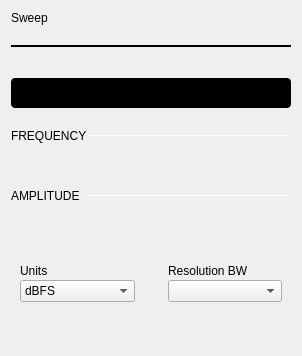
                 <widget class="QWidget" name="scrollAreaWidgetContents">
                  <property name="geometry">
                   <rect>
                    <x>0</x>
                    <y>0</y>
                    <width>298</width>
                    <height>356</height>
                   </rect>
                  </property>
                  <property name="sizePolicy">
                   <sizepolicy hsizetype="Preferred" vsizetype="Preferred">
                    <horstretch>0</horstretch>
                    <verstretch>0</verstretch>
                   </sizepolicy>
                  </property>
                  <layout class="QVBoxLayout" name="verticalLayout_16">
                   <item>
                    <layout class="QHBoxLayout" name="hLayout_title">
                     <property name="bottomMargin">
                      <number>14</number>
                     </property>
                     <item>
                      <widget class="QLabel" name="labelSettingsTitle">
                       <property name="text">
                        <string>Sweep</string>
                       </property>
                       <property name="general_settings_label" stdset="0">
                        <bool>true</bool>
                       </property>
                      </widget>
                     </item>
                     <item>
                      <spacer name="horizontalSpacer_7">
                       <property name="orientation">
                        <enum>Qt::Horizontal</enum>
                       </property>
                       <property name="sizeHint" stdset="0">
                        <size>
                         <width>0</width>
                         <height>10</height>
                        </size>
                       </property>
                      </spacer>
                     </item>
                    </layout>
                   </item>
                   <item>
                    <widget class="Line" name="lineSweepSettingsTitle">
                     <property name="minimumSize">
                      <size>
                       <width>0</width>
                       <height>2</height>
                      </size>
                     </property>
                     <property name="maximumSize">
                      <size>
                       <width>16777215</width>
                       <height>2</height>
                      </size>
                     </property>
                     <property name="frameShadow">
                      <enum>QFrame::Plain</enum>
                     </property>
                     <property name="lineWidth">
                      <number>2</number>
                     </property>
                     <property name="orientation">
                      <enum>Qt::Horizontal</enum>
                     </property>
                     <property name="blue_line" stdset="0">
                      <bool>true</bool>
                     </property>
                    </widget>
                   </item>
                   <item>
                    <spacer name="verticalSpacer_10">
                     <property name="orientation">
                      <enum>Qt::Vertical</enum>
                     </property>
                     <property name="sizeType">
                      <enum>QSizePolicy::Fixed</enum>
                     </property>
                     <property name="sizeHint" stdset="0">
                      <size>
                       <width>20</width>
                       <height>25</height>
                      </size>
                     </property>
                    </spacer>
                   </item>
                   <item>
                    <widget class="adiscope::CustomSwitch" name="logBtn">
                     <property name="styleSheet">
                      <string notr="true">QPushButton {
min-height: 30px;
max-height: 30px;
min-width: 280px;
max-width: 280px;
background-color: black;
border-radius: 4px;
}

QPushButton:disabled {
background-color: qlineargradient(spread:pad, x1:0.5, y1:0, x2:0.501, y2:0, stop:0 #727273, stop:1 #141416);
}

QWidget#handle {
min-height: 30px;
max-height: 30px;
min-width: 142px;
max-width: 142px;
background-color: #4a64ff;
border-radius: 2px;
}

QWidget#handle:disabled {
background-color: #aaaaaa;
}

QLabel {
margin-top: 6px;
background-color: transparent;
line-height: 19px;
}

QLabel#on {
margin-top: 0px;
min-height:30px;
max-height:30px;
min-width:140px;
max-width:140px;
qproperty-alignment: AlignCenter AlignCenter;
margin-left: 0px;
color: white;
}

QLabel#on:disabled {
color: rgba(255,255,255,102);
}

QLabel#off {
margin-top: 0px;
min-height:30px;
max-height:30px;
min-width:140px;
max-width:140px;
margin-left: 140px;
color: white;
qproperty-alignment: AlignCenter AlignCenter;
}

QLabel#off:disabled {
color: rgba(255,255,255,51);
}
</string>
                     </property>
                     <property name="text">
                      <string/>
                     </property>
                     <property name="leftText" stdset="0">
                      <string>Logarithmic</string>
                     </property>
                     <property name="rightText" stdset="0">
                      <string>Linear</string>
                     </property>
                     <property name="duration_ms" stdset="0">
                      <number>0</number>
                     </property>
                    </widget>
                   </item>
                   <item>
                    <layout class="QHBoxLayout" name="horizontalLayout_3">
                     <property name="spacing">
                      <number>0</number>
                     </property>
                     <property name="topMargin">
                      <number>15</number>
                     </property>
                     <item>
                      <widget class="QLabel" name="label_10">
                       <property name="sizePolicy">
                        <sizepolicy hsizetype="Maximum" vsizetype="Preferred">
                         <horstretch>0</horstretch>
                         <verstretch>0</verstretch>
                        </sizepolicy>
                       </property>
                       <property name="text">
                        <string>FREQUENCY </string>
                       </property>
                       <property name="subsection_label" stdset="0">
                        <bool>true</bool>
                       </property>
                      </widget>
                     </item>
                     <item>
                      <widget class="Line" name="line_3">
                       <property name="minimumSize">
                        <size>
                         <width>0</width>
                         <height>1</height>
                        </size>
                       </property>
                       <property name="maximumSize">
                        <size>
                         <width>16777215</width>
                         <height>1</height>
                        </size>
                       </property>
                       <property name="orientation">
                        <enum>Qt::Horizontal</enum>
                       </property>
                       <property name="subsection_line" stdset="0">
                        <bool>true</bool>
                       </property>
                      </widget>
                     </item>
                    </layout>
                   </item>
                   <item>
                    <layout class="QGridLayout" name="gridSweepControls">
                     <property name="leftMargin">
                      <number>0</number>
                     </property>
                     <property name="topMargin">
                      <number>15</number>
                     </property>
                     <property name="rightMargin">
                      <number>0</number>
                     </property>
                     <property name="bottomMargin">
                      <number>25</number>
                     </property>
                     <property name="spacing">
                      <number>15</number>
                     </property>
                    </layout>
                   </item>
                   <item>
                    <layout class="QHBoxLayout" name="horizontalLayout_5">
                     <property name="topMargin">
                      <number>0</number>
                     </property>
                     <item>
                      <widget class="QLabel" name="label_11">
                       <property name="sizePolicy">
                        <sizepolicy hsizetype="Maximum" vsizetype="Preferred">
                         <horstretch>0</horstretch>
                         <verstretch>0</verstretch>
                        </sizepolicy>
                       </property>
                       <property name="text">
                        <string>AMPLITUDE </string>
                       </property>
                       <property name="subsection_label" stdset="0">
                        <bool>true</bool>
                       </property>
                      </widget>
                     </item>
                     <item>
                      <widget class="Line" name="line_4">
                       <property name="minimumSize">
                        <size>
                         <width>0</width>
                         <height>1</height>
                        </size>
                       </property>
                       <property name="maximumSize">
                        <size>
                         <width>16777215</width>
                         <height>1</height>
                        </size>
                       </property>
                       <property name="orientation">
                        <enum>Qt::Horizontal</enum>
                       </property>
                       <property name="subsection_line" stdset="0">
                        <bool>true</bool>
                       </property>
                      </widget>
                     </item>
                    </layout>
                   </item>
                   <item>
                    <layout class="QGridLayout" name="gridLayout_5">
                     <property name="leftMargin">
                      <number>0</number>
                     </property>
                     <property name="topMargin">
                      <number>15</number>
                     </property>
                     <property name="rightMargin">
                      <number>0</number>
                     </property>
                     <property name="bottomMargin">
                      <number>0</number>
                     </property>
                     <property name="spacing">
                      <number>15</number>
                     </property>
                     <item row="1" column="0">
                      <widget class="QWidget" name="widget2" native="true">
                       <property name="sizePolicy">
                        <sizepolicy hsizetype="Preferred" vsizetype="Fixed">
                         <horstretch>0</horstretch>
                         <verstretch>0</verstretch>
                        </sizepolicy>
                       </property>
                       <layout class="QVBoxLayout" name="verticalLayout_5">
                        <property name="spacing">
                         <number>2</number>
                        </property>
                        <item>
                         <widget class="QLabel" name="lbl_units">
                          <property name="text">
                           <string>Units</string>
                          </property>
                         </widget>
                        </item>
                        <item>
                         <widget class="QComboBox" name="cmb_units">
                          <property name="sizePolicy">
                           <sizepolicy hsizetype="Preferred" vsizetype="Fixed">
                            <horstretch>0</horstretch>
                            <verstretch>0</verstretch>
                           </sizepolicy>
                          </property>
                          <item>
                           <property name="text">
                            <string>dBFS</string>
                           </property>
                          </item>
                         </widget>
                        </item>
                       </layout>
                      </widget>
                     </item>
                     <item row="1" column="1">
                      <widget class="QWidget" name="widget1" native="true">
                       <property name="sizePolicy">
                        <sizepolicy hsizetype="Preferred" vsizetype="Fixed">
                         <horstretch>0</horstretch>
                         <verstretch>0</verstretch>
                        </sizepolicy>
                       </property>
                       <layout class="QVBoxLayout" name="verticalLayout_9">
                        <property name="spacing">
                         <number>2</number>
                        </property>
                        <item>
                         <widget class="QLabel" name="lbl_rbw">
                          <property name="text">
                           <string>Resolution BW</string>
                          </property>
                         </widget>
                        </item>
                        <item>
                         <widget class="QComboBox" name="cmb_rbw"/>
                        </item>
                       </layout>
                      </widget>
                     </item>
                     <item row="0" column="0">
                      <widget class="QWidget" name="verticalWidget" native="true">
                       <property name="sizePolicy">
                        <sizepolicy hsizetype="Preferred" vsizetype="Preferred">
                         <horstretch>0</horstretch>
                         <verstretch>0</verstretch>
                        </sizepolicy>
                       </property>
                       <layout class="QVBoxLayout" name="verticalLayout_19">
                        <property name="topMargin">
                         <number>1</number>
                        </property>
                        <item>
                         <widget class="QStackedWidget" name="topWidget">
                          <property name="sizePolicy">
                           <sizepolicy hsizetype="Preferred" vsizetype="Fixed">
                            <horstretch>0</horstretch>
                            <verstretch>0</verstretch>
                           </sizepolicy>
                          </property>
                          <property name="minimumSize">
                           <size>
                            <width>0</width>
                            <height>0</height>
                           </size>
                          </property>
                         </widget>
                        </item>
                        <item>
                         <widget class="QStackedWidget" name="divisionWidget">
                          <property name="sizePolicy">
                           <sizepolicy hsizetype="Preferred" vsizetype="Fixed">
                            <horstretch>0</horstretch>
                            <verstretch>0</verstretch>
                           </sizepolicy>
                          </property>
                          <property name="minimumSize">
                           <size>
                            <width>0</width>
                            <height>0</height>
                           </size>
                          </property>
                         </widget>
                        </item>
                       </layout>
                      </widget>
                     </item>
                     <item row="0" column="1">
                      <widget class="QWidget" name="verticalWidget_2" native="true">
                       <property name="sizePolicy">
                        <sizepolicy hsizetype="Preferred" vsizetype="Preferred">
                         <horstretch>0</horstretch>
                         <verstretch>0</verstretch>
                        </sizepolicy>
                       </property>
                       <layout class="QVBoxLayout" name="verticalLayout_20">
                        <property name="topMargin">
                         <number>1</number>
                        </property>
                        <item>
                         <widget class="QStackedWidget" name="bottomWidget">
                          <property name="sizePolicy">
                           <sizepolicy hsizetype="Preferred" vsizetype="Preferred">
                            <horstretch>0</horstretch>
                            <verstretch>0</verstretch>
                           </sizepolicy>
                          </property>
                          <property name="minimumSize">
                           <size>
                            <width>0</width>
                            <height>0</height>
                           </size>
                          </property>
                         </widget>
                        </item>
                        <item>
                         <spacer name="verticalSpacer_7">
                          <property name="orientation">
                           <enum>Qt::Vertical</enum>
                          </property>
                          <property name="sizeType">
                           <enum>QSizePolicy::Expanding</enum>
                          </property>
                          <property name="sizeHint" stdset="0">
                           <size>
                            <width>0</width>
                            <height>72</height>
                           </size>
                          </property>
                         </spacer>
                        </item>
                       </layout>
                      </widget>
                     </item>
                    </layout>
                   </item>
                   <item>
                    <spacer name="verticalSpacer_6">
                     <property name="orientation">
                      <enum>Qt::Vertical</enum>
                     </property>
                     <property name="sizeType">
                      <enum>QSizePolicy::Expanding</enum>
                     </property>
                     <property name="sizeHint" stdset="0">
                      <size>
                       <width>20</width>
                       <height>411</height>
                      </size>
                     </property>
                    </spacer>
                   </item>
                  </layout>
                 </widget>
